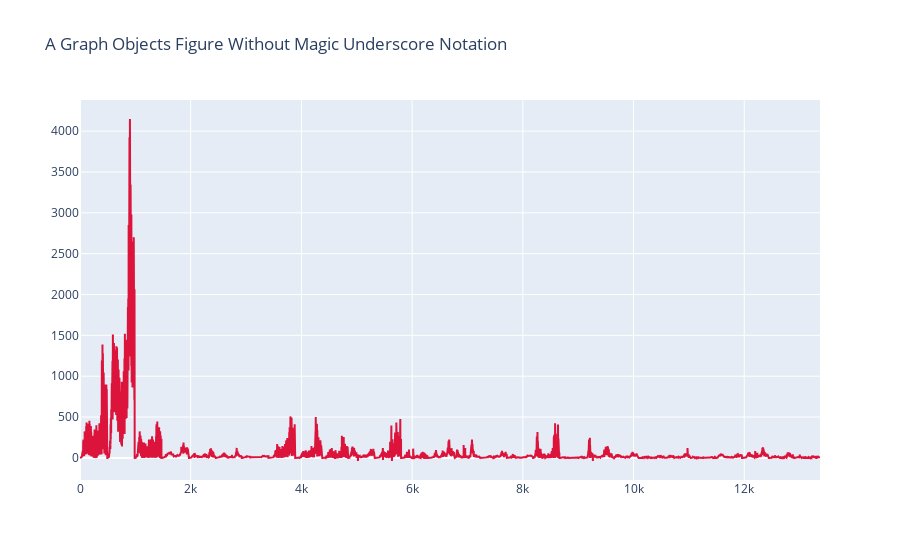

This figure's notebook cell:
### Code cell
fig = go.Figure(
    data=[go.Scatter(y=db_states.newDeaths, line=dict(color="crimson"))],
    layout=dict(title=dict(text="A Graph Objects Figure Without Magic Underscore Notation"))
)

fig.show()

### Figure 1 — Plotly figure (JSON) as saved in the notebook; plotly's stock layout.template omitted (floating-point values rounded to 4 significant figures; data arrays with more than 128 entries replaced by an {"elided": "..."} marker saying what was removed)
{"data": [{"line": {"color": "crimson"}, "type": "scatter", "y": {"elided": "13370 int values"}}], "layout": {"title": {"text": "A Graph Objects Figure Without Magic Underscore Notation"}}}
